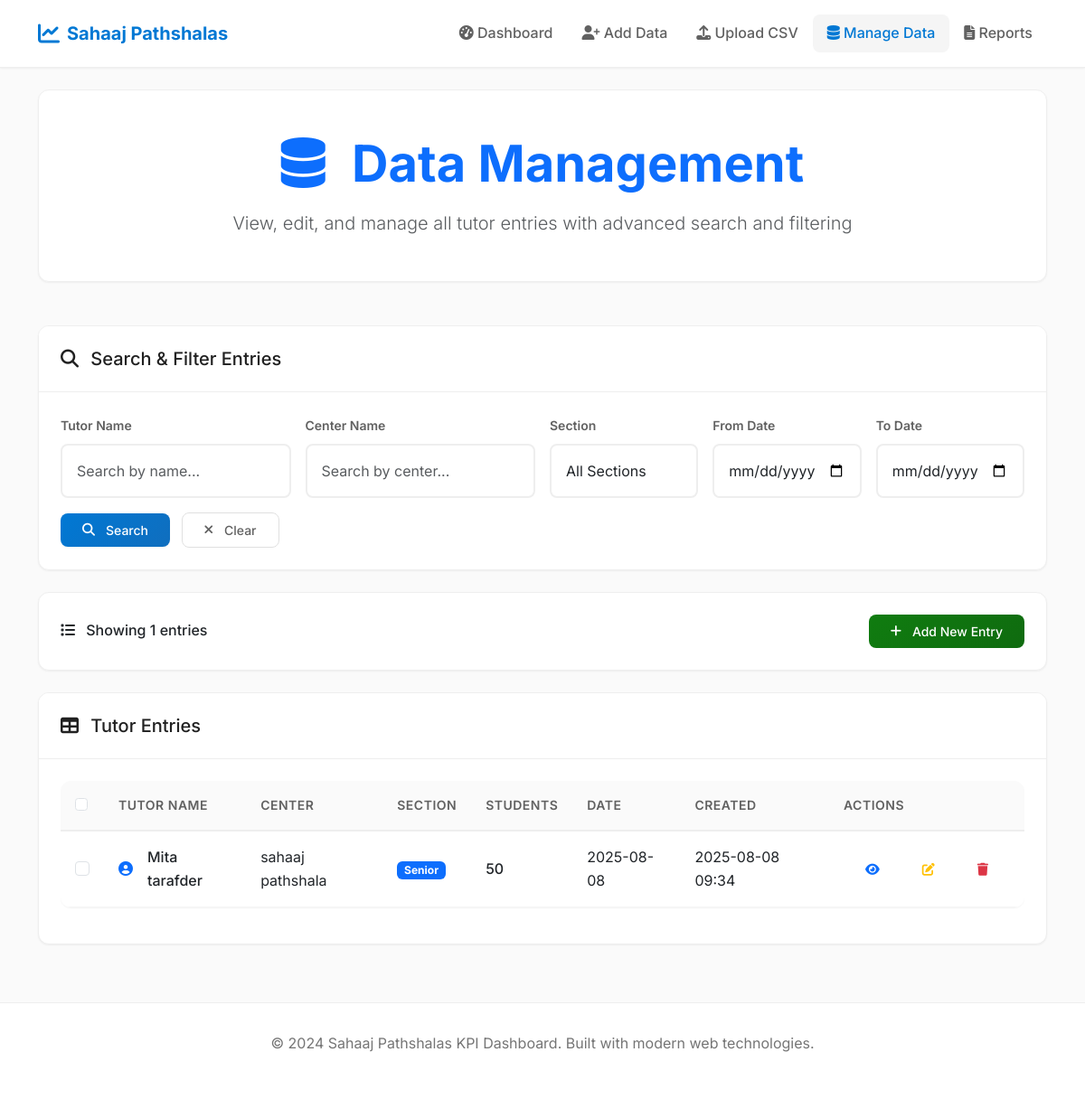
The page /data-management on the database its author committed.
### app.py (models this page shows, shortened)
class Tutor(db.Model):
    id = db.Column(db.Integer, primary_key=True)
    name = db.Column(db.String(100), nullable=False)
    center_name = db.Column(db.String(100), nullable=False)
    section = db.Column(db.String(20), nullable=False)  # Junior, Senior, Both
    total_students = db.Column(db.Integer, nullable=False)
    attendance_date = db.Column(db.Date, nullable=False)
    created_at = db.Column(db.DateTime, default=datetime.utcnow)

### app.py (the view)
@app.route('/data-management')
def data_management():
    page = request.args.get('page', 1, type=int)
    per_page = 20
    search_name = request.args.get('search_name', '')
    search_center = request.args.get('search_center', '')
    search_section = request.args.get('search_section', '')
    date_from = request.args.get('date_from', '')
    date_to = request.args.get('date_to', '')
    query = Tutor.query
    if search_name:
        query = query.filter(Tutor.name.ilike(f'%{search_name}%'))
    if search_center:
        query = query.filter(Tutor.center_name.ilike(f'%{search_center}%'))
    if search_section:
        query = query.filter(Tutor.section == search_section)
    if date_from:
        query = query.filter(Tutor.attendance_date >= datetime.strptime(date_from, '%Y-%m-%d').date())
    if date_to:
        query = query.filter(Tutor.attendance_date <= datetime.strptime(date_to, '%Y-%m-%d').date())
    query = query.order_by(Tutor.attendance_date.desc(), Tutor.created_at.desc())
    pagination = query.paginate(page=page, per_page=per_page, error_out=False)
    tutors = pagination.items
    return render_template('data_management.html',
                         tutors=tutors,
                         pagination=pagination,
                         search_name=search_name,
                         search_center=search_center,
                         search_section=search_section,
                         date_from=date_from,
                         date_to=date_to)

### templates/data_management.html (shortened to what this page needs)
{% extends "base.html" %}
{% block content %}
<div class="row mb-5" data-aos="fade-up">
    <div class="col-12">
        <div class="card">
            <div class="card-body text-center py-5">
                <h1 class="display-4 fw-bold text-primary mb-3">
                    <i class="fas fa-database me-3"></i>
                    Data Management
                </h1>
                <p class="lead text-muted mb-0">
                    View, edit, and manage all tutor entries with advanced search and filtering
                </p>
            </div>
        </div>
    </div>
</div>
<div class="row mb-4" data-aos="fade-up" data-aos-delay="100">
    <div class="col-12">
        <div class="card">
            <div class="card-header">
                <h5 class="mb-0">
                    <i class="fas fa-search me-2"></i>
                    Search & Filter Entries
                </h5>
            </div>
            <div class="card-body">
                <form method="GET" action="{{ url_for('data_management') }}" class="row g-3">
                    <div class="col-md-3">
                        <label for="search_name" class="form-label">Tutor Name</label>
                        <input type="text" class="form-control" id="search_name" name="search_name"
                               value="{{ search_name }}" placeholder="Search by name...">
                    </div>
                    <div class="col-md-3">
                        <label for="search_center" class="form-label">Center Name</label>
                        <input type="text" class="form-control" id="search_center" name="search_center"
                               value="{{ search_center }}" placeholder="Search by center...">
                    </div>
                    <div class="col-md-2">
                        <label for="search_section" class="form-label">Section</label>
                        <select class="form-control" id="search_section" name="search_section">
                            <option value="">All Sections</option>
                        </select>
                    </div>
                    <div class="col-md-2">
                        <label for="date_from" class="form-label">From Date</label>
                        <input type="date" class="form-control" id="date_from" name="date_from"
                               value="{{ date_from }}">
                    </div>
                    <div class="col-md-2">
                        <label for="date_to" class="form-label">To Date</label>
                        <input type="date" class="form-control" id="date_to" name="date_to"
                               value="{{ date_to }}">
                    </div>
                    <div class="col-12">
                        <button type="submit" class="btn btn-primary me-2">
                            <i class="fas fa-search me-1"></i>
                            Search
                        </button>
                        <a href="{{ url_for('data_management') }}" class="btn btn-secondary">
                            <i class="fas fa-times me-1"></i>
                            Clear
                        </a>
                    </div>
                </form>
            </div>
        </div>
    </div>
</div>
<div class="row mb-4" data-aos="fade-up" data-aos-delay="200">
    <div class="col-12">
        <div class="card">
            <div class="card-body">
                <div class="row align-items-center">
                    <div class="col-md-6">
                        <h6 class="mb-0">
                            <i class="fas fa-list me-2"></i>
                            Showing {{ pagination.total }} entries
                        </h6>
                    </div>
                    <div class="col-md-6 text-end">
                        <a href="{{ url_for('tutor_input') }}" class="btn btn-success">
                            <i class="fas fa-plus me-1"></i>
                            Add New Entry
                        </a>
                    </div>
                </div>
            </div>
        </div>
    </div>
</div>
<div class="row" data-aos="fade-up" data-aos-delay="300">
    <div class="col-12">
        <div class="card">
            <div class="card-header">
                <h5 class="mb-0">
                    <i class="fas fa-table me-2"></i>
                    Tutor Entries
                </h5>
            </div>
            <div class="card-body">
                {% if tutors %}
                    <div class="table-responsive">
                        <table class="table table-hover">
                            <thead>
                                <tr>
                                    <th>
                                        <input type="checkbox" id="select-all" class="form-check-input">
                                    </th>
                                    <th>Tutor Name</th>
                                    <th>Center</th>
                                    <th>Section</th>
                                    <th>Students</th>
                                    <th>Date</th>
                                    <th>Created</th>
                                    <th>Actions</th>
                                </tr>
                            </thead>
                            <tbody>
                                {% for tutor in tutors %}
                                <tr>
                                    <td>
                                        <input type="checkbox" class="form-check-input entry-checkbox" value="{{ tutor.id }}">
                                    </td>
                                    <td>
                                        <div class="d-flex align-items-center">
                                            <div class="avatar-sm me-3">
                                                <i class="fas fa-user-circle text-primary"></i>
                                            </div>
                                            <div>
                                                <div class="fw-medium">{{ tutor.name }}</div>
                                            </div>
                                        </div>
                                    </td>
                                    <td>{{ tutor.center_name }}</td>
                                    <td>
                                        <span class="badge bg-primary">{{ tutor.section }}</span>
                                    </td>
                                    <td>
                                        <span class="fw-medium">{{ tutor.total_students }}</span>
                                    </td>
                                    <td>{{ tutor.attendance_date.strftime('%Y-%m-%d') }}</td>
                                    <td>{{ tutor.created_at.strftime('%Y-%m-%d %H:%M') }}</td>
                                    <td>
                                        <div class="btn-group" role="group">
                                            <button type="button" class="btn btn-sm btn-outline-primary"
                                                    onclick="viewEntry({{ tutor.id }})" title="View Details">
                                                <i class="fas fa-eye"></i>
                                            </button>
                                            <a href="{{ url_for('edit_entry', entry_id=tutor.id) }}"
                                               class="btn btn-sm btn-outline-warning" title="Edit Entry">
                                                <i class="fas fa-edit"></i>
                                            </a>
                                            <button type="button" class="btn btn-sm btn-outline-danger"
                                                    onclick="confirmDelete({{ tutor.id }}, '{{ tutor.name }}', '{{ tutor.center_name }}', '{{ tutor.attendance_date.strftime('%Y-%m-%d') }}')"
                                                    title="Delete Entry">
                                                <i class="fas fa-trash"></i>
                                            </button>
                                        </div>
                                    </td>
                                </tr>
                                {% endfor %}
                            </tbody>
                        </table>
                    </div>
                {% endif %}
            </div>
        </div>
    </div>
</div>
{% endblock %}

### templates/base.html (shortened to what this page needs)
<!DOCTYPE html>
<html lang="en">
<head>
    <link href="https://cdn.jsdelivr.net/npm/bootstrap@5.3.0/dist/css/bootstrap.min.css" rel="stylesheet">
    <link rel="stylesheet" href="https://cdnjs.cloudflare.com/ajax/libs/font-awesome/6.4.0/css/all.min.css">
    <link href="https://unpkg.com/aos@2.3.1/dist/aos.css" rel="stylesheet">
</head>
<body>
    <nav class="navbar navbar-expand-lg">
        <div class="container">
            <a class="navbar-brand" href="{{ url_for('index') }}">
                <i class="fas fa-chart-line"></i>
                Sahaaj Pathshalas
            </a>
            <div class="collapse navbar-collapse" id="navbarNav">
                <ul class="navbar-nav ms-auto">
                    <li class="nav-item">
                        <a class="nav-link {{ 'active' if request.endpoint == 'index' }}" href="{{ url_for('index') }}">
                            <i class="fas fa-tachometer-alt"></i>
                            Dashboard
                        </a>
                    </li>
                    <li class="nav-item">
                        <a class="nav-link {{ 'active' if request.endpoint == 'tutor_input' }}" href="{{ url_for('tutor_input') }}">
                            <i class="fas fa-user-plus"></i>
                            Add Data
                        </a>
                    </li>
                    <li class="nav-item">
                        <a class="nav-link {{ 'active' if request.endpoint == 'upload_csv' }}" href="{{ url_for('upload_csv') }}">
                            <i class="fas fa-upload"></i>
                            Upload CSV
                        </a>
                    </li>
                    <li class="nav-item">
                        <a class="nav-link {{ 'active' if request.endpoint == 'data_management' }}" href="{{ url_for('data_management') }}">
                            <i class="fas fa-database"></i>
                            Manage Data
                        </a>
                    </li>
                    <li class="nav-item">
                        <a class="nav-link {{ 'active' if request.endpoint == 'reports' }}" href="{{ url_for('reports') }}">
                            <i class="fas fa-file-alt"></i>
                            Reports
                        </a>
                    </li>
                </ul>
            </div>
        </div>
    </nav>
    <main class="container my-4">
        {% block content %}{% endblock %}
    </main>
    <footer class="footer">
        <div class="container">
            <p>&copy; 2024 Sahaaj Pathshalas KPI Dashboard. Built with modern web technologies.</p>
        </div>
    </footer>
</body>
</html>

### rows shown on the page
Tutor: name "Mita tarafder", center_name "sahaaj pathshala", section "Senior", total_students "50", attendance_date "2025-08-08", created_at "2025-08-08 09:34"

### other values the page prints
{{ pagination.total }} "1"
